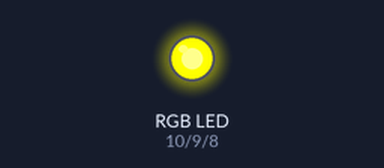
A sketch run on a simulated Arduino Uno, built with avr-gcc and run on an emulated ATmega328P. Parts: an RGB LED mixed from three pins (HIGH = lit).

Above: at 0.02 s.
At 1.22 s:
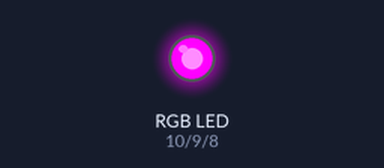
At 2.5 s:
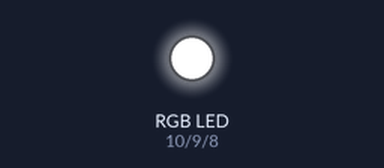
Timing chart, 0 to 4.1 s (numbered marks = the images above):
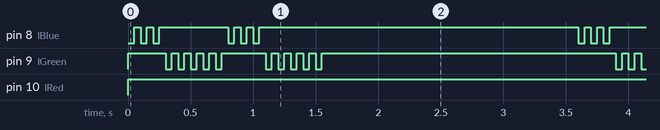

Measured:
- by itself, pin 10 (lRed): LOW → HIGH at 0.00 s
- by itself, pin 9 (lGreen): repeats every 3.6 s: 4 × (LOW 0.05 s, HIGH 0.05 s), LOW 0.05 s, HIGH 0.35 s, 4 × (LOW 0.05 s, HIGH 0.05 s), LOW 0.05 s, HIGH 2.4 s
- by itself, pin 8 (lBlue): repeats every 3.6 s: LOW 0.05 s, HIGH 0.05 s, LOW 0.05 s, HIGH 0.55 s, 2 × (LOW 0.05 s, HIGH 0.05 s), LOW 0.05 s, HIGH 2.6 s, LOW 0.05 s, HIGH 0.05 s

The sketch:

reto_class15.ino
```cpp
//luz amarilla 3 veces, luz roja 5 veces, luz amarilla 3 veces,luz roja 5 veces
//yo lo hice con azul y verde por que no tenia leds de esos colores y queria pobar mis nuevos leds rgb tipo anodo :D
int lBlue = 8;
int lGreen = 9;
int lRed = 10;
int ledType= LOW;//LOW for cathode(-), HIGH for anode(+)
int delay1 = 50;
int delay2 = 2000;
void onOffLeds(int led, int type, int delayTime, int repeat) {
  //led pin del led, type HIGH(+) o LOW(-), repeat cuantas veces se va a repetir el ciclo
  type = (type == 'anode') ? HIGH : LOW;
  for (int i = 0; i < repeat; i++) {
    digitalWrite(led, type);
    delay(delayTime);
    digitalWrite(led, !type);
    delay(delayTime);
  }
}
void setup() {
  pinMode(lBlue, OUTPUT);
  pinMode(lGreen, OUTPUT);
  pinMode(lRed, OUTPUT);
};

void loop() {
    digitalWrite(lBlue, HIGH);//apaga los leds, por que mis leds rgb son de tipo catodo
    digitalWrite(lGreen, HIGH);
    digitalWrite(lRed, HIGH);

  onOffLeds(lBlue, "cathode", delay1, 3);
  onOffLeds(lGreen, "cathode", delay1, 5);
    onOffLeds(lBlue, "cathode", delay1, 3);
  onOffLeds(lGreen, "cathode", delay1, 5);
  delay(delay2);
};
```
